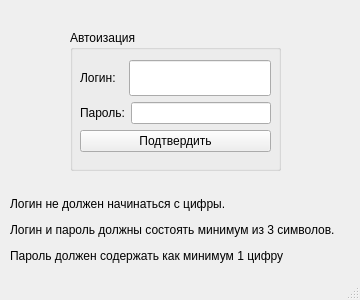
<?xml version="1.0" encoding="UTF-8"?>
<ui version="4.0">
 <class>MainWindow</class>
 <widget class="QMainWindow" name="MainWindow">
  <property name="enabled">
   <bool>true</bool>
  </property>
  <property name="geometry">
   <rect>
    <x>0</x>
    <y>0</y>
    <width>360</width>
    <height>300</height>
   </rect>
  </property>
  <property name="maximumSize">
   <size>
    <width>360</width>
    <height>300</height>
   </size>
  </property>
  <property name="windowTitle">
   <string>MainWindow</string>
  </property>
  <widget class="QWidget" name="centralwidget">
   <property name="enabled">
    <bool>true</bool>
   </property>
   <widget class="QGroupBox" name="groupBox">
    <property name="geometry">
     <rect>
      <x>70</x>
      <y>30</y>
      <width>211</width>
      <height>141</height>
     </rect>
    </property>
    <property name="title">
     <string>Автоизация</string>
    </property>
    <widget class="QWidget" name="layoutWidget">
     <property name="geometry">
      <rect>
       <x>10</x>
       <y>30</y>
       <width>191</width>
       <height>92</height>
      </rect>
     </property>
     <layout class="QVBoxLayout" name="verticalLayout_2">
      <item>
       <layout class="QVBoxLayout" name="verticalLayout">
        <item>
         <layout class="QHBoxLayout" name="horizontalLayout">
          <item>
           <widget class="QLabel" name="label">
            <property name="text">
             <string>Логин:  </string>
            </property>
           </widget>
          </item>
          <item>
           <widget class="QLineEdit" name="login">
            <property name="sizePolicy">
             <sizepolicy hsizetype="Expanding" vsizetype="Preferred">
              <horstretch>10</horstretch>
              <verstretch>0</verstretch>
             </sizepolicy>
            </property>
           </widget>
          </item>
         </layout>
        </item>
        <item>
         <layout class="QHBoxLayout" name="horizontalLayout_2">
          <item>
           <widget class="QLabel" name="label_2">
            <property name="text">
             <string>Пароль:</string>
            </property>
           </widget>
          </item>
          <item>
           <widget class="QLineEdit" name="pass"/>
          </item>
         </layout>
        </item>
       </layout>
      </item>
      <item>
       <widget class="QPushButton" name="pushButton">
        <property name="text">
         <string>Подтвердить</string>
        </property>
       </widget>
      </item>
     </layout>
    </widget>
   </widget>
   <widget class="QLabel" name="label_3">
    <property name="geometry">
     <rect>
      <x>10</x>
      <y>160</y>
      <width>371</width>
      <height>141</height>
     </rect>
    </property>
    <property name="text">
     <string>&lt;html&gt;&lt;head/&gt;&lt;body&gt;&lt;p&gt;Логин не должен начинаться с цифры.&lt;/p&gt;&lt;p&gt;Логин и пароль должны состоять минимум из 3 символов.&lt;/p&gt;&lt;p&gt;Пароль должен содержать как минимум 1 цифру&lt;/p&gt;&lt;/body&gt;&lt;/html&gt;</string>
    </property>
   </widget>
  </widget>
  <widget class="QMenuBar" name="menubar">
   <property name="geometry">
    <rect>
     <x>0</x>
     <y>0</y>
     <width>360</width>
     <height>26</height>
    </rect>
   </property>
  </widget>
  <widget class="QStatusBar" name="statusbar"/>
 </widget>
 <resources/>
 <connections/>
</ui>
